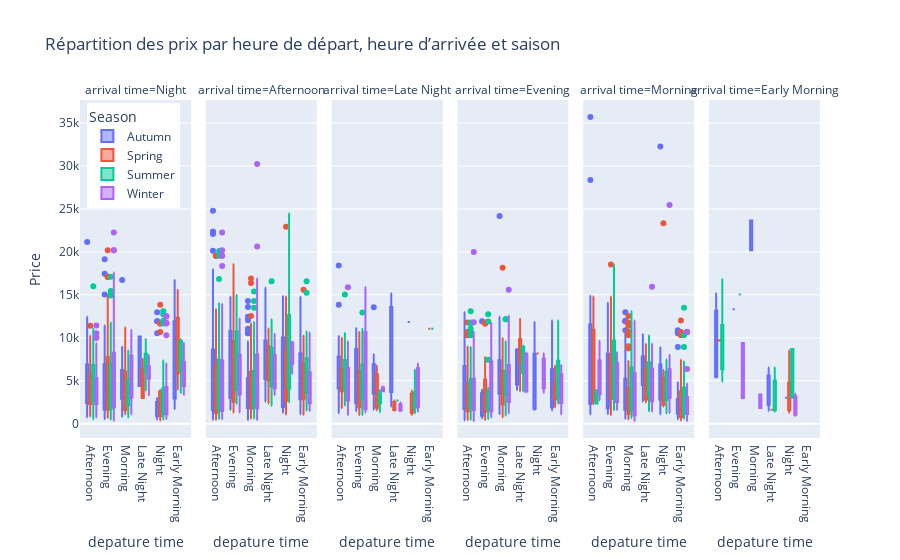

The cell this chart's notebook holds for it:
### Markdown cell above
#### Répartition des prix par heure de départ, heure d’arrivée et saison

### Code cell
fig = px.box(data, x="depature time", y="Price", color="Season", facet_col="arrival time", 
             title="Répartition des prix par heure de départ, heure d’arrivée et saison",
             labels={"Prix": "Price", "Heure de départ": "Departure Time", "Heure d'arrivée": "Arrival Time", "Saison": "Season"},
             category_orders={"Heure de départ": sorted(data['depature time'].unique()), 
                              "": sorted(data['arrival time'].unique()),
                              "Season": sorted(data['Season'].unique())})
fig.update_layout(
    legend=dict(
        yanchor="top",
        y=0.99,
        xanchor="left",
        x=0.01
    )
)

fig.show()

### Figure 1 — Plotly figure (JSON) as saved in the notebook; plotly's stock layout.template omitted (floating-point values rounded to 4 significant figures; data arrays with more than 128 entries replaced by an {"elided": "..."} marker saying what was removed)
{"data": [{"alignmentgroup": "True", "hovertemplate": "Season=Autumn<br>arrival time=Night<br>depature time=%{x}<br>Price=%{y}<extra></extra>", "legendgroup": "Autumn", "marker": {"color": "#636efa"}, "name": "Autumn", "notched": false, "offsetgroup": "Autumn", "orientation": "v", "showlegend": true, "type": "box", "x": {"elided": "237 str values"}, "x0": " ", "xaxis": "x", "y": {"elided": "237 float values"}, "y0": " ", "yaxis": "y"}, {"alignmentgroup": "True", "hovertemplate": "Season=Autumn<br>arrival time=Afternoon<br>depature time=%{x}<br>Price=%{y}<extra></extra>", "legendgroup": "Autumn", "marker": {"color": "#636efa"}, "name": "Autumn", "notched": false, "offsetgroup": "Autumn", "orientation": "v", "showlegend": false, "type": "box", "x": {"elided": "339 str values"}, "x0": " ", "xaxis": "x2", "y": {"elided": "339 float values"}, "y0": " ", "yaxis": "y2"}, {"alignmentgroup": "True", "hovertemplate": "Season=Autumn<br>arrival time=Late Night<br>depature time=%{x}<br>Price=%{y}<extra></extra>", "legendgroup": "Autumn", "marker": {"color": "#636efa"}, "name": "Autumn", "notched": false, "offsetgroup": "Autumn", "orientation": "v", "showlegend": false, "type": "box", "x": ["Afternoon", "Afternoon", "Evening", "Morning", "Morning", "Afternoon", "Evening", "Afternoon", "Afternoon", "Afternoon", "Afternoon", "Evening", "Afternoon", "Evening", "Late Night", "Evening", "Afternoon", "Evening", "Afternoon", "Morning", "Afternoon", "Afternoon", "Afternoon", "Evening", "Night", "Afternoon", "Late Night", "Morning", "Evening", "Afternoon", "Afternoon", "Evening", "Evening", "Afternoon", "Morning", "Morning", "Afternoon", "Afternoon", "Afternoon", "Afternoon", "Morning", "Morning", "Afternoon", "Afternoon", "Afternoon", "Afternoon", "Morning", "Afternoon", "Morning", "Afternoon", "Afternoon", "Evening", "Evening", "Afternoon", "Afternoon", "Morning", "Evening", "Afternoon", "Afternoon", "Afternoon", "Evening", "Evening", "Afternoon", "Evening", "Afternoon", "Afternoon", "Afternoon", "Evening", "Afternoon", "Afternoon", "Afternoon", "Afternoon", "Afternoon", "Afternoon", "Evening", "Morning", "Afternoon", "Afternoon", "Evening", "Evening", "Morning", "Afternoon", "Afternoon", "Afternoon", "Afternoon", "Afternoon", "Afternoon", "Morning", "Afternoon", "Afternoon", "Afternoon", "Afternoon", "Afternoon", "Evening", "Morning", "Afternoon", "Evening", "Afternoon", "Morning", "Afternoon", "Evening", "Morning", "Afternoon", "Morning", "Afternoon", "Evening", "Evening", "Morning", "Morning", "Late Night", "Afternoon", "Morning", "Evening", "Morning", "Evening", "Afternoon"], "x0": " ", "xaxis": "x3", "y": [2157.0, 7054.0, 8681.0, 3156.0, 3931.0, 10140.0, 10020.0, 7780.0, 3844.0, 4313.0, 8026.0, 11150.0, 5460, 7262.0, 8709.0, 10140.0, 7082.0, 1447.0, 2211.0, 8081.0, 3912.0, 3557.0, 3817.0, 10730.0, 11850.0, 5378.0, 15200.0, 3522.0, 1515.0, 5187, 5378.0, 1635.0, 5878.0, 7054.0, 5460, 1611.0, 3879.0, 8081.0, 13850.0, 1753.0, 8081.0, 4559.0, 7780.0, 5460, 5460, 7082.0, 4559.0, 6314.0, 6907.0, 2875.0, 8081.0, 5495.0, 6061.0, 6314.0, 4341.0, 1884.0, 4723.0, 7082.0, 4641, 8709.0, 8681.0, 1829.0, 3827.0, 3658.0, 7054.0, 10220.0, 7780.0, 2277.0, 7780.0, 7262.0, 8569.0, 5214.0, 8081.0, 2157.0, 1622.0, 2239.0, 7054.0, 6314.0, 1802.0, 2866.0, 6907.0, 1209.0, 4586.0, 8559.0, 1829.0, 8119.0, 7054.0, 1611.0, 4191.0, 7082.0, 10020.0, 4395.0, 7180.0, 10460.0, 4586.0, 4079.0, 4723.0, 5460, 3522.0, 18420.0, 3931.0, 5460, 7082.0, 13570.0, 5269.0, 7082.0, 7082.0, 6907.0, 5378.0, 2009.0, 1938.0, 5242.0, 10870.0, 6907.0, 6061.0, 2274.0], "y0": " ", "yaxis": "y3"}, {"alignmentgroup": "True", "hovertemplate": "Season=Autumn<br>arrival time=Evening<br>depature time=%{x}<br>Price=%{y}<extra></extra>", "legendgroup": "Autumn", "marker": {"color": "#636efa"}, "name": "Autumn", "notched": false, "offsetgroup": "Autumn", "orientation": "v", "showlegend": false, "type": "box", "x": {"elided": "222 str values"}, "x0": " ", "xaxis": "x4", "y": {"elided": "222 float values"}, "y0": " ", "yaxis": "y4"}, {"alignmentgroup": "True", "hovertemplate": "Season=Autumn<br>arrival time=Morning<br>depature time=%{x}<br>Price=%{y}<extra></extra>", "legendgroup": "Autumn", "marker": {"color": "#636efa"}, "name": "Autumn", "notched": false, "offsetgroup": "Autumn", "orientation": "v", "showlegend": false, "type": "box", "x": {"elided": "157 str values"}, "x0": " ", "xaxis": "x5", "y": {"elided": "157 float values"}, "y0": " ", "yaxis": "y5"}, {"alignmentgroup": "True", "hovertemplate": "Season=Autumn<br>arrival time=Early Morning<br>depature time=%{x}<br>Price=%{y}<extra></extra>", "legendgroup": "Autumn", "marker": {"color": "#636efa"}, "name": "Autumn", "notched": false, "offsetgroup": "Autumn", "orientation": "v", "showlegend": false, "type": "box", "x": ["Afternoon", "Morning", "Afternoon", "Afternoon", "Late Night", "Afternoon", "Night", "Late Night", "Afternoon", "Afternoon", "Morning", "Late Night", "Afternoon", "Late Night", "Evening", "Afternoon"], "x0": " ", "xaxis": "x6", "y": [5378.0, 20190.0, 15200.0, 11080.0, 4652.0, 5542.0, 3030.0, 1521.0, 5362.0, 11030.0, 23640.0, 2869.0, 8081.0, 6541.0, 13310.0, 15200.0], "y0": " ", "yaxis": "y6"}, {"alignmentgroup": "True", "hovertemplate": "Season=Spring<br>arrival time=Night<br>depature time=%{x}<br>Price=%{y}<extra></extra>", "legendgroup": "Spring", "marker": {"color": "#EF553B"}, "name": "Spring", "notched": false, "offsetgroup": "Spring", "orientation": "v", "showlegend": true, "type": "box", "x": {"elided": "268 str values"}, "x0": " ", "xaxis": "x", "y": {"elided": "268 float values"}, "y0": " ", "yaxis": "y"}, {"alignmentgroup": "True", "hovertemplate": "Season=Spring<br>arrival time=Afternoon<br>depature time=%{x}<br>Price=%{y}<extra></extra>", "legendgroup": "Spring", "marker": {"color": "#EF553B"}, "name": "Spring", "notched": false, "offsetgroup": "Spring", "orientation": "v", "showlegend": false, "type": "box", "x": {"elided": "336 str values"}, "x0": " ", "xaxis": "x2", "y": {"elided": "336 float values"}, "y0": " ", "yaxis": "y2"}, {"alignmentgroup": "True", "hovertemplate": "Season=Spring<br>arrival time=Late Night<br>depature time=%{x}<br>Price=%{y}<extra></extra>", "legendgroup": "Spring", "marker": {"color": "#EF553B"}, "name": "Spring", "notched": false, "offsetgroup": "Spring", "orientation": "v", "showlegend": false, "type": "box", "x": ["Afternoon", "Afternoon", "Night", "Evening", "Afternoon", "Evening", "Evening", "Afternoon", "Afternoon", "Evening", "Afternoon", "Morning", "Afternoon", "Evening", "Afternoon", "Evening", "Afternoon", "Evening", "Evening", "Late Night", "Late Night", "Afternoon", "Afternoon", "Evening", "Evening", "Evening", "Night", "Evening", "Evening", "Evening", "Afternoon", "Evening", "Afternoon", "Evening", "Afternoon", "Evening", "Afternoon", "Afternoon", "Evening", "Evening", "Morning", "Afternoon", "Evening", "Afternoon", "Afternoon", "Evening", "Evening", "Evening", "Afternoon", "Evening", "Late Night", "Early Morning", "Evening", "Night", "Afternoon", "Evening", "Night", "Afternoon", "Afternoon", "Evening", "Night", "Evening", "Evening", "Afternoon", "Afternoon", "Afternoon", "Afternoon", "Afternoon", "Night", "Evening", "Afternoon", "Afternoon", "Afternoon", "Afternoon", "Afternoon", "Night", "Morning", "Afternoon", "Evening", "Afternoon", "Afternoon", "Afternoon", "Afternoon", "Afternoon", "Afternoon", "Afternoon", "Evening", "Afternoon", "Afternoon"], "x0": " ", "xaxis": "x3", "y": [2727.0, 8291.0, 1267.0, 8507.0, 6770.0, 1431.0, 2028.0, 6134.0, 5269.0, 2353.0, 3658.0, 6770.0, 2752.0, 1562.0, 6385.0, 6115.0, 5624.0, 1581.0, 6115.0, 1878.0, 2725.0, 5624.0, 8288.0, 1698.0, 1572.0, 3066.0, 3877.0, 2866.0, 4778.0, 1005.0, 2157.0, 3494.0, 2364.0, 4570.0, 7125.0, 8507.0, 6880.0, 1829.0, 4152.0, 2695.0, 2730, 4060.0, 10670.0, 6115.0, 5722.0, 6424.0, 6115.0, 5722.0, 5187, 2812.0, 1504.0, 11050.0, 1777.0, 1013.0, 6279, 3511.0, 2520.0, 5460, 6880.0, 6391.0, 3522.0, 3331.0, 8616.0, 6115.0, 5050.0, 4180.0, 4696.0, 4169.0, 3388.0, 6224.0, 4177.0, 2110.0, 7305.0, 3781.0, 3200.0, 1267.0, 1562.0, 8264.0, 2359.0, 9995.0, 5212.0, 3404.0, 5736.0, 6486.0, 2946.0, 4311.0, 1133.0, 3781.0, 5212.0], "y0": " ", "yaxis": "y3"}, {"alignmentgroup": "True", "hovertemplate": "Season=Spring<br>arrival time=Evening<br>depature time=%{x}<br>Price=%{y}<extra></extra>", "legendgroup": "Spring", "marker": {"color": "#EF553B"}, "name": "Spring", "notched": false, "offsetgroup": "Spring", "orientation": "v", "showlegend": false, "type": "box", "x": {"elided": "235 str values"}, "x0": " ", "xaxis": "x4", "y": {"elided": "235 float values"}, "y0": " ", "yaxis": "y4"}, {"alignmentgroup": "True", "hovertemplate": "Season=Spring<br>arrival time=Morning<br>depature time=%{x}<br>Price=%{y}<extra></extra>", "legendgroup": "Spring", "marker": {"color": "#EF553B"}, "name": "Spring", "notched": false, "offsetgroup": "Spring", "orientation": "v", "showlegend": false, "type": "box", "x": {"elided": "160 str values"}, "x0": " ", "xaxis": "x5", "y": {"elided": "160 float values"}, "y0": " ", "yaxis": "y5"}, {"alignmentgroup": "True", "hovertemplate": "Season=Spring<br>arrival time=Early Morning<br>depature time=%{x}<br>Price=%{y}<extra></extra>", "legendgroup": "Spring", "marker": {"color": "#EF553B"}, "name": "Spring", "notched": false, "offsetgroup": "Spring", "orientation": "v", "showlegend": false, "type": "box", "x": ["Night", "Afternoon", "Night", "Night", "Night", "Night", "Late Night", "Afternoon"], "x0": " ", "xaxis": "x6", "y": [8520.0, 9700.0, 3396.0, 3524.0, 1660.0, 1269.0, 1622.0, 9675.0], "y0": " ", "yaxis": "y6"}, {"alignmentgroup": "True", "hovertemplate": "Season=Summer<br>arrival time=Night<br>depature time=%{x}<br>Price=%{y}<extra></extra>", "legendgroup": "Summer", "marker": {"color": "#00cc96"}, "name": "Summer", "notched": false, "offsetgroup": "Summer", "orientation": "v", "showlegend": true, "type": "box", "x": {"elided": "252 str values"}, "x0": " ", "xaxis": "x", "y": {"elided": "252 float values"}, "y0": " ", "yaxis": "y"}, {"alignmentgroup": "True", "hovertemplate": "Season=Summer<br>arrival time=Afternoon<br>depature time=%{x}<br>Price=%{y}<extra></extra>", "legendgroup": "Summer", "marker": {"color": "#00cc96"}, "name": "Summer", "notched": false, "offsetgroup": "Summer", "orientation": "v", "showlegend": false, "type": "box", "x": {"elided": "341 str values"}, "x0": " ", "xaxis": "x2", "y": {"elided": "341 float values"}, "y0": " ", "yaxis": "y2"}, {"alignmentgroup": "True", "hovertemplate": "Season=Summer<br>arrival time=Late Night<br>depature time=%{x}<br>Price=%{y}<extra></extra>", "legendgroup": "Summer", "marker": {"color": "#00cc96"}, "name": "Summer", "notched": false, "offsetgroup": "Summer", "orientation": "v", "showlegend": false, "type": "box", "x": ["Evening", "Evening", "Afternoon", "Evening", "Afternoon", "Night", "Night", "Afternoon", "Evening", "Afternoon", "Evening", "Afternoon", "Afternoon", "Evening", "Afternoon", "Evening", "Evening", "Afternoon", "Evening", "Evening", "Evening", "Evening", "Afternoon", "Afternoon", "Afternoon", "Evening", "Evening", "Evening", "Afternoon", "Evening", "Afternoon", "Afternoon", "Afternoon", "Afternoon", "Afternoon", "Afternoon", "Afternoon", "Afternoon", "Morning", "Afternoon", "Evening", "Afternoon", "Afternoon", "Afternoon", "Afternoon", "Afternoon", "Afternoon", "Early Morning", "Evening", "Afternoon", "Night", "Evening", "Afternoon", "Afternoon", "Evening", "Afternoon", "Afternoon", "Night", "Evening", "Afternoon", "Afternoon", "Evening", "Afternoon", "Night", "Evening", "Afternoon", "Afternoon", "Afternoon", "Evening", "Evening", "Morning", "Evening", "Evening", "Afternoon", "Afternoon", "Afternoon", "Afternoon", "Morning", "Evening", "Evening", "Evening", "Morning", "Afternoon", "Afternoon", "Afternoon", "Evening", "Afternoon", "Afternoon", "Afternoon", "Afternoon", "Afternoon", "Late Night", "Afternoon", "Evening", "Afternoon", "Evening", "Night", "Afternoon", "Afternoon", "Afternoon", "Evening", "Night", "Afternoon", "Evening", "Evening", "Morning", "Afternoon", "Afternoon", "Evening", "Evening", "Evening"], "x0": " ", "xaxis": "x3", "y": [3194.0, 5733, 7862.0, 1774.0, 2594.0, 3658.0, 3658.0, 8294.0, 999.2, 2129.0, 10020.0, 6779.0, 4685.0, 8507.0, 2569.0, 4641, 4728.0, 10570.0, 6170.0, 6170.0, 3085.0, 2866.0, 6497.0, 7316.0, 7780.0, 3620.0, 1283.0, 3931.0, 7054.0, 10570.0, 3265.0, 7423.0, 7759.0, 3658.0, 6907.0, 5378.0, 3194.0, 8695.0, 2785.0, 7082.0, 7082.0, 7780.0, 4313.0, 2157.0, 7472.0, 10020.0, 7082.0, 11050.0, 2708.0, 2512.0, 1870.0, 9664.0, 3781.0, 7082.0, 2457, 3265.0, 7412.0, 3527.0, 7456.0, 4286.0, 3385.0, 3612.0, 15040.0, 1870.0, 4040.0, 6279, 5487.0, 7054.0, 5214.0, 4641, 1332.0, 4313.0, 2129.0, 4079.0, 3112.0, 7456.0, 6162.0, 2735.0, 3931.0, 2075.0, 1906.0, 3415.0, 6962.0, 8695.0, 4182.0, 6115.0, 7469.0, 7082.0, 4147.0, 6907.0, 5733, 2695.0, 7780.0, 10510.0, 4641, 2048.0, 6279, 4384.0, 6137.0, 2866.0, 12950.0, 1228.0, 3265.0, 3246.0, 4586.0, 3931.0, 6140.0, 7054.0, 7295.0, 2787.0, 11050.0], "y0": " ", "yaxis": "y3"}, {"alignmentgroup": "True", "hovertemplate": "Season=Summer<br>arrival time=Evening<br>depature time=%{x}<br>Price=%{y}<extra></extra>", "legendgroup": "Summer", "marker": {"color": "#00cc96"}, "name": "Summer", "notched": false, "offsetgroup": "Summer", "orientation": "v", "showlegend": false, "type": "box", "x": {"elided": "208 str values"}, "x0": " ", "xaxis": "x4", "y": {"elided": "208 float values"}, "y0": " ", "yaxis": "y4"}, {"alignmentgroup": "True", "hovertemplate": "Season=Summer<br>arrival time=Morning<br>depature time=%{x}<br>Price=%{y}<extra></extra>", "legendgroup": "Summer", "marker": {"color": "#00cc96"}, "name": "Summer", "notched": false, "offsetgroup": "Summer", "orientation": "v", "showlegend": false, "type": "box", "x": {"elided": "163 str values"}, "x0": " ", "xaxis": "x5", "y": {"elided": "163 float values"}, "y0": " ", "yaxis": "y5"}, {"alignmentgroup": "True", "hovertemplate": "Season=Summer<br>arrival time=Early Morning<br>depature time=%{x}<br>Price=%{y}<extra></extra>", "legendgroup": "Summer", "marker": {"color": "#00cc96"}, "name": "Summer", "notched": false, "offsetgroup": "Summer", "orientation": "v", "showlegend": false, "type": "box", "x": ["Afternoon", "Late Night", "Night", "Late Night", "Afternoon", "Afternoon", "Evening", "Late Night", "Late Night", "Afternoon", "Afternoon", "Late Night", "Late Night", "Night", "Late Night", "Late Night"], "x0": " ", "xaxis": "x6", "y": [6795.0, 6530.0, 8681.0, 2563.0, 16860.0, 9705.0, 15040.0, 2869.0, 3494.0, 8081.0, 4922.0, 1613.0, 6547.0, 3030.0, 1398.0, 1518.0], "y0": " ", "yaxis": "y6"}, {"alignmentgroup": "True", "hovertemplate": "Season=Winter<br>arrival time=Night<br>depature time=%{x}<br>Price=%{y}<extra></extra>", "legendgroup": "Winter", "marker": {"color": "#ab63fa"}, "name": "Winter", "notched": false, "offsetgroup": "Winter", "orientation": "v", "showlegend": true, "type": "box", "x": {"elided": "290 str values"}, "x0": " ", "xaxis": "x", "y": {"elided": "290 float values"}, "y0": " ", "yaxis": "y"}, {"alignmentgroup": "True", "hovertemplate": "Season=Winter<br>arrival time=Afternoon<br>depature time=%{x}<br>Price=%{y}<extra></extra>", "legendgroup": "Winter", "marker": {"color": "#ab63fa"}, "name": "Winter", "notched": false, "offsetgroup": "Winter", "orientation": "v", "showlegend": false, "type": "box", "x": {"elided": "331 str values"}, "x0": " ", "xaxis": "x2", "y": {"elided": "331 float values"}, "y0": " ", "yaxis": "y2"}, {"alignmentgroup": "True", "hovertemplate": "Season=Winter<br>arrival time=Late Night<br>depature time=%{x}<br>Price=%{y}<extra></extra>", "legendgroup": "Winter", "marker": {"color": "#ab63fa"}, "name": "Winter", "notched": false, "offsetgroup": "Winter", "orientation": "v", "showlegend": false, "type": "box", "x": ["Afternoon", "Afternoon", "Evening", "Evening", "Afternoon", "Afternoon", "Afternoon", "Evening", "Afternoon", "Afternoon", "Evening", "Afternoon", "Night", "Evening", "Late Night", "Late Night", "Evening", "Afternoon", "Morning", "Morning", "Afternoon", "Afternoon", "Afternoon", "Afternoon", "Afternoon", "Afternoon", "Evening", "Afternoon", "Evening", "Afternoon", "Evening", "Afternoon", "Morning", "Evening", "Afternoon", "Night", "Afternoon", "Afternoon", "Afternoon", "Night", "Afternoon", "Afternoon", "Afternoon", "Afternoon", "Afternoon", "Afternoon", "Night", "Evening", "Late Night", "Afternoon", "Afternoon", "Evening", "Evening", "Afternoon", "Night", "Evening", "Afternoon", "Afternoon", "Afternoon"], "x0": " ", "xaxis": "x3", "y": [6224.0, 6306.0, 4161.0, 10670.0, 6525.0, 6279, 4199.0, 1723.0, 2700.0, 1016.0, 1829.0, 2020.0, 2159.0, 1540.0, 1512.0, 1507.0, 10540.0, 2697.0, 3789.0, 4341.0, 9511.0, 5687.0, 4341.0, 3915.0, 9558.0, 2320.0, 15920.0, 1013.0, 1313.0, 6031.0, 10670.0, 6486.0, 3797.0, 1720.0, 4242.0, 7016.0, 7469.0, 15890.0, 7868.0, 2394.0, 3410.0, 4196.0, 8924.0, 4199.0, 2056.0, 5474.0, 6279, 8507.0, 2501.0, 7090.0, 2320.0, 10670.0, 1919.0, 2419.0, 1400.0, 1540.0, 1805.0, 4341.0, 2703.0], "y0": " ", "yaxis": "y3"}, {"alignmentgroup": "True", "hovertemplate": "Season=Winter<br>arrival time=Evening<br>depature time=%{x}<br>Price=%{y}<extra></extra>", "legendgroup": "Winter", "marker": {"color": "#ab63fa"}, "name": "Winter", "notched": false, "offsetgroup": "Winter", "orientation": "v", "showlegend": false, "type": "box", "x": {"elided": "247 str values"}, "x0": " ", "xaxis": "x4", "y": {"elided": "247 float values"}, "y0": " ", "yaxis": "y4"}, {"alignmentgroup": "True", "hovertemplate": "Season=Winter<br>arrival time=Morning<br>depature time=%{x}<br>Price=%{y}<extra></extra>", "legendgroup": "Winter", "marker": {"color": "#ab63fa"}, "name": "Winter", "notched": false, "offsetgroup": "Winter", "orientation": "v", "showlegend": false, "type": "box", "x": {"elided": "156 str values"}, "x0": " ", "xaxis": "x5", "y": {"elided": "156 float values"}, "y0": " ", "yaxis": "y5"}, {"alignmentgroup": "True", "hovertemplate": "Season=Winter<br>arrival time=Early Morning<br>depature time=%{x}<br>Price=%{y}<extra></extra>", "legendgroup": "Winter", "marker": {"color": "#ab63fa"}, "name": "Winter", "notched": false, "offsetgroup": "Winter", "orientation": "v", "showlegend": false, "type": "box", "x": ["Night", "Morning", "Night", "Night", "Evening", "Night", "Evening", "Morning", "Night", "Night", "Night"], "x0": " ", "xaxis": "x6", "y": [3500.0, 3404.0, 1005.0, 2479.0, 2984.0, 909.1, 9386.0, 1840.0, 1163.0, 3382.0, 1848.0], "y0": " ", "yaxis": "y6"}], "layout": {"annotations": [{"font": {}, "showarrow": false, "text": "arrival time=Night", "x": 0.075, "xanchor": "center", "xref": "paper", "y": 1, "yanchor": "bottom", "yref": "paper"}, {"font": {}, "showarrow": false, "text": "arrival time=Afternoon", "x": 0.245, "xanchor": "center", "xref": "paper", "y": 1, "yanchor": "bottom", "yref": "paper"}, {"font": {}, "showarrow": false, "text": "arrival time=Late Night", "x": 0.415, "xanchor": "center", "xref": "paper", "y": 1, "yanchor": "bottom", "yref": "paper"}, {"font": {}, "showarrow": false, "text": "arrival time=Evening", "x": 0.585, "xanchor": "center", "xref": "paper", "y": 1, "yanchor": "bottom", "yref": "paper"}, {"font": {}, "showarrow": false, "text": "arrival time=Morning", "x": 0.755, "xanchor": "center", "xref": "paper", "y": 1, "yanchor": "bottom", "yref": "paper"}, {"font": {}, "showarrow": false, "text": "arrival time=Early Morning", "x": 0.925, "xanchor": "center", "xref": "paper", "y": 1, "yanchor": "bottom", "yref": "paper"}], "boxmode": "group", "legend": {"title": {"text": "Season"}, "tracegroupgap": 0, "x": 0.01, "xanchor": "left", "y": 0.99, "yanchor": "top"}, "title": {"text": "Répartition des prix par heure de départ, heure d’arrivée et saison"}, "xaxis": {"anchor": "y", "domain": [0, 0.15], "title": {"text": "depature time"}}, "xaxis2": {"anchor": "y2", "domain": [0.17, 0.32], "matches": "x", "title": {"text": "depature time"}}, "xaxis3": {"anchor": "y3", "domain": [0.34, 0.49], "matches": "x", "title": {"text": "depature time"}}, "xaxis4": {"anchor": "y4", "domain": [0.51, 0.66], "matches": "x", "title": {"text": "depature time"}}, "xaxis5": {"anchor": "y5", "domain": [0.68, 0.83], "matches": "x", "title": {"text": "depature time"}}, "xaxis6": {"anchor": "y6", "domain": [0.85, 1], "matches": "x", "title": {"text": "depature time"}}, "yaxis": {"anchor": "x", "domain": [0, 1], "title": {"text": "Price"}}, "yaxis2": {"anchor": "x2", "domain": [0, 1], "matches": "y", "showticklabels": false}, "yaxis3": {"anchor": "x3", "domain": [0, 1], "matches": "y", "showticklabels": false}, "yaxis4": {"anchor": "x4", "domain": [0, 1], "matches": "y", "showticklabels": false}, "yaxis5": {"anchor": "x5", "domain": [0, 1], "matches": "y", "showticklabels": false}, "yaxis6": {"anchor": "x6", "domain": [0, 1], "matches": "y", "showticklabels": false}}}
